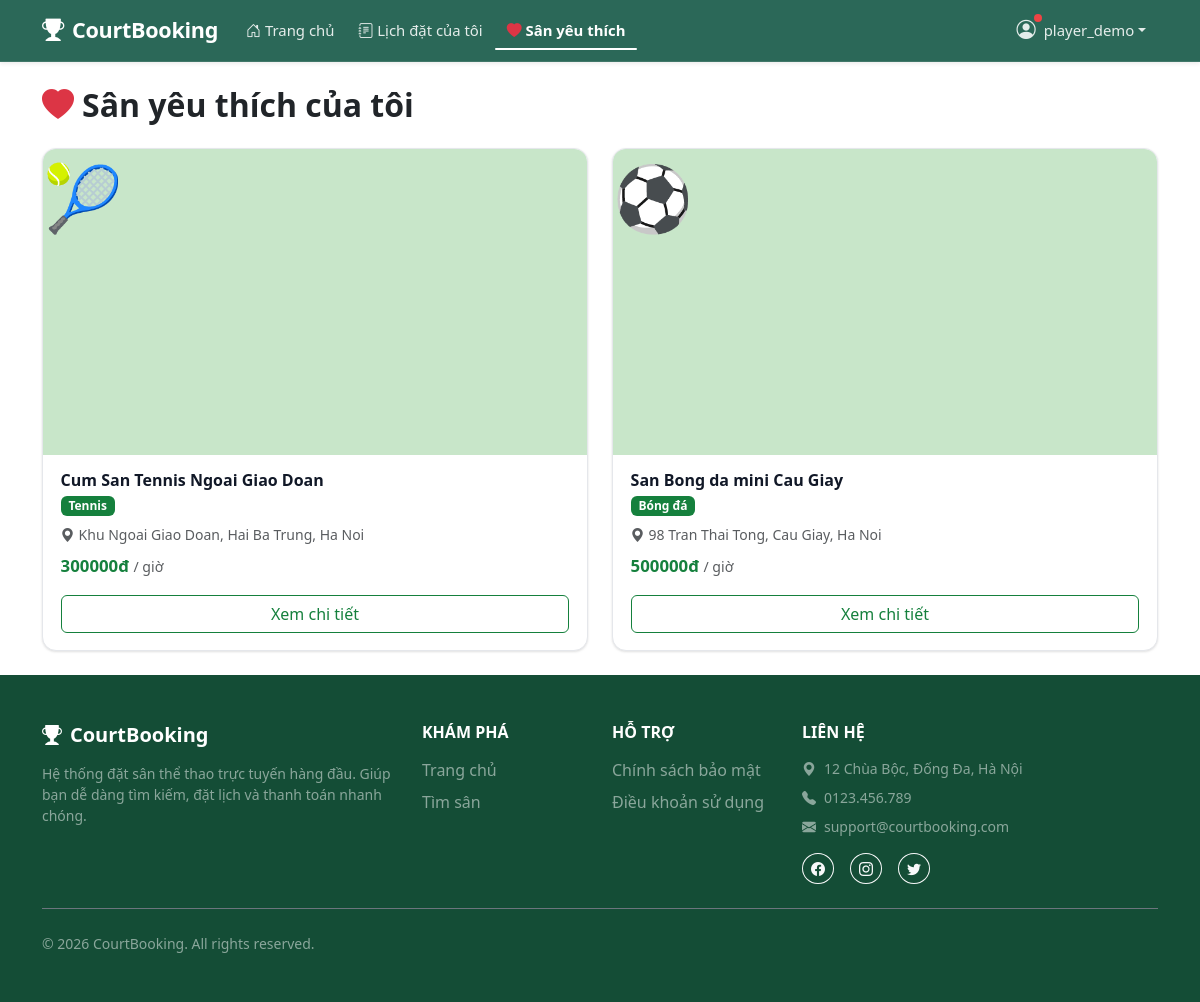
/favorites/ (signed in), run on the app's committed database.
### accounts/models.py (models this page shows, shortened)
class User(AbstractUser):
    ROLE_CHOICES = [
        ('guest',  'Khách'),
        ('player', 'Người chơi'),
        ('owner',  'Chủ sân'),
        ('admin',  'Quản trị'),
    ]
    phone = models.CharField(max_length=15, blank=True)
    role  = models.CharField(max_length=10, choices=ROLE_CHOICES, default='player')

### courts/models.py (models this page shows, shortened)
class Court(models.Model):
    COURT_TYPE_CHOICES = [
        ('badminton',  'Cầu lông'),
        ('football',   'Bóng đá'),
        ('pickleball', 'Pickleball'),
        ('basketball', 'Bóng rổ'),
        ('tennis',     'Tennis'),
    ]
    DISTRICT_CHOICES = [
        ('cau_giay',     'Cầu Giấy'),
        ('dong_da',      'Đống Đa'),
        ('hai_ba_trung', 'Hai Bà Trưng'),
        ('hoan_kiem',    'Hoàn Kiếm'),
        ('thanh_xuan',   'Thanh Xuân'),
        ('ha_dong',      'Hà Đông'),
        ('bac_tu_liem',  'Bắc Từ Liêm'),
        ('nam_tu_liem',  'Nam Từ Liêm'),
        ('khac',         'Khác'),
    ]
    name           = models.CharField(max_length=200, verbose_name='Tên sân')
    court_type     = models.CharField(max_length=20, choices=COURT_TYPE_CHOICES, verbose_name='Loại sân')
    address        = models.CharField(max_length=300, verbose_name='Địa chỉ')
    district       = models.CharField(max_length=20, choices=DISTRICT_CHOICES, default='khac',
                                      blank=True, verbose_name='Quận/Huyện')
    description    = models.TextField(blank=True, verbose_name='Mô tả')
    price_per_hour = models.DecimalField(max_digits=10, decimal_places=0, verbose_name='Giá thuê/giờ (VNĐ)')
    image          = models.ImageField(upload_to='courts/', blank=True, null=True, verbose_name='Ảnh sân')
    is_active      = models.BooleanField(default=True, verbose_name='Đang hoạt động')
    owner          = models.ForeignKey(
        settings.AUTH_USER_MODEL,
        on_delete=models.SET_NULL,
        null=True,
        blank=True,
        related_name='owned_courts',
        verbose_name='Chủ sân',
    )
    created_at     = models.DateTimeField(auto_now_add=True, verbose_name='Ngày tạo')
    class Meta:
        ordering = ['-created_at']
        verbose_name = 'Sân'
        verbose_name_plural = 'Danh sách sân'

### courts/views.py (the view)
# urls.py: path('favorites/', views.favorite_list_view, name='favorite_list'),
@login_required
def favorite_list_view(request):
    favorites    = Favorite.objects.filter(user=request.user).select_related('court')
    courts       = [fav.court for fav in favorites]
    favorited_ids = [c.id for c in courts]
    context = {
        'courts':        courts,
        'favorited_ids': favorited_ids,
    }
    return render(request, 'courts/favorite_list.html', context)

### courts/templates/courts/favorite_list.html (shortened to what this page needs)
{% extends 'base.html' %}
{% load humanize %}
{% block content %}
<div class="container my-4">
    <h2 class="fw-bold mb-4">
        <i class="bi bi-heart-fill text-danger me-2"></i>Sân yêu thích của tôi
    </h2>
    {% if courts %}
        <div class="row g-4">
            {% for court in courts %}
            <div class="col-12 col-md-6">
                <div class="court-card h-100">
                    <div class="court-img-wrap">
                        {% if court.image %}
                            <img src="{{ court.image.url }}" alt="{{ court.name }}">
                        {% else %}
                            <div class="court-img-placeholder">
                                {% if court.court_type == 'badminton' %}🏸
                                {% elif court.court_type == 'football' %}⚽
                                {% elif court.court_type == 'pickleball' %}🏓
                                {% elif court.court_type == 'basketball' %}🏀
                                {% elif court.court_type == 'tennis' %}🎾
                                {% else %}🏟️{% endif %}
                            </div>
                        {% endif %}
                        <form method="POST"
                              action="{% url 'courts:toggle_favorite' court.pk %}">
                            <button type="submit" class="court-fav-btn">
                            </button>
                        </form>
                    </div>
                    <div class="card-body d-flex flex-column">
                        <h5 class="card-title">{{ court.name }}</h5>
                        <span class="badge bg-success mb-2" style="width: fit-content;">
                            {{ court.get_court_type_display }}
                        </span>
                        <p class="text-muted small mb-2">
                            <i class="bi bi-geo-alt-fill me-1"></i>{{ court.address }}
                        </p>
                        <p class="court-price mb-3">
                            {{ court.price_per_hour|intcomma }}đ
                            <span class="text-muted fw-normal" style="font-size:.88rem;">/ giờ</span>
                        </p>
                        <a href="{% url 'courts:court_detail' court.pk %}"
                           class="btn btn-outline-success mt-auto">Xem chi tiết</a>
                    </div>
                </div>
            </div>
            {% endfor %}
        </div>
    {% else %}
        {% include 'partials/empty_state.html' with icon='bi-heart' title='Chưa có sân yêu thích' description='Bạn chưa thêm sân nào vào danh sách yêu thích.' cta_url='/' cta_text='Khám phá sân ngay' %}
    {% endif %}
</div>
{% endblock %}

### templates/partials/header.html (shortened to what this page needs)
<nav class="navbar navbar-expand-lg navbar-dark shadow-sm sticky-top" style="background-color: rgba(6, 78, 59, 0.85) !important; backdrop-filter: blur(12px); -webkit-backdrop-filter: blur(12px); border-bottom: 1px solid rgba(255, 255, 255, 0.1);">
    <div class="container">
        <a class="navbar-brand fw-bold d-flex align-items-center" href="{% url 'courts:court_list' %}">
            <i class="bi bi-trophy-fill me-2" style="font-size: 1.4rem;"></i>
            CourtBooking
        </a>
        <div class="collapse navbar-collapse" id="navbarMain">
            <ul class="navbar-nav me-auto mb-2 mb-lg-0">
                <li class="nav-item">
                    <a class="nav-link {% if request.resolver_match.view_name == 'courts:court_list' %}active-link{% endif %}" href="{% url 'courts:court_list' %}">
                        <i class="bi bi-house-door me-1"></i>Trang chủ
                    </a>
                </li>
                {% if user.is_authenticated %}
                    {% if request.session.role == 'player' %}
                    <li class="nav-item">
                        <a class="nav-link {% if request.resolver_match.view_name == 'bookings:booking_list' %}active-link{% endif %}" href="{% url 'bookings:booking_list' %}">
                            <i class="bi bi-journal-text me-1"></i>Lịch đặt của tôi
                        </a>
                    </li>
                    <li class="nav-item">
                        <a class="nav-link {% if request.resolver_match.view_name == 'courts:favorite_list' %}active-link{% endif %}" href="{% url 'courts:favorite_list' %}">
                            <i class="bi bi-heart-fill me-1 text-danger"></i>Sân yêu thích
                        </a>
                    </li>
                    {% endif %}
                {% endif %}
            </ul>
            <ul class="navbar-nav ms-auto mb-2 mb-lg-0">
                {% if user.is_authenticated %}
                    <li class="nav-item dropdown">
                        <a class="nav-link dropdown-toggle d-flex align-items-center"
                           href="#" role="button"
                           data-bs-toggle="dropdown" aria-expanded="false">
                            <span class="position-relative d-inline-block me-1">
                                <i class="bi bi-person-circle" style="font-size: 1.2rem;"></i>
                                <span class="notify-dot"></span>
                            </span>
                            {{ user.username }}
                        </a>
                    </li>
                {% endif %}
            </ul>
        </div>
    </div>
</nav>

### static/css/style.css (style rules this page uses)
:root { --primary: #15803d; --primary-dark: #0f6030; --primary-light: #dcfce7; --primary-muted: rgba(21, 128, 61, 0.06); --text-muted: #6b7280; --border: #e5e7eb; --shadow-sm: 0 1px 3px rgba(0,0,0,.08), 0 1px 2px rgba(0,0,0,.05); --shadow-md: 0 4px 12px rgba(0,0,0,.12), 0 2px 6px rgba(0,0,0,.07); --shadow-hover: 0 8px 24px rgba(0,0,0,.14), 0 4px 8px rgba(0,0,0,.08); --radius-card: 14px; --radius-img: 12px 12px 0 0; }
.card, .btn, a { transition: all 0.2s ease; }
.navbar { background-color: var(--primary) !important; box-shadow: 0 2px 8px rgba(0,0,0,.15); }
.navbar-brand { font-size: 1.35rem; letter-spacing: -.3px; }
.navbar .nav-link { color: rgba(255,255,255,.88) !important; font-size: .93rem; padding-left: .75rem !important; padding-right: .75rem !important; }
.court-card { border-radius: var(--radius-card); border: 1px solid var(--border); box-shadow: var(--shadow-sm); overflow: hidden; cursor: pointer; background: #fff; }
.court-img-wrap { position: relative; width: 100%; aspect-ratio: 16 / 9; overflow: hidden; border-radius: var(--radius-img); }
.court-img-wrap img, .court-img-wrap .court-img-placeholder { width: 100%; height: 100%; object-fit: cover; display: block; }
.court-img-placeholder { background: #c8e6c9; display: flex; align-items: center; justify-content: center; font-size: 64px; }
.court-fav-btn { position: absolute; top: 10px; right: 10px; width: 38px; height: 38px; border-radius: 50%; background: rgba(255,255,255,.92); border: none; box-shadow: 0 2px 6px rgba(0,0,0,.15); display: flex; align-items: center; justify-content: center; cursor: pointer; transition: transform 0.2s ease, background 0.2s ease; padding: 0; line-height: 1; }
.court-card .card-body { padding: 1rem 1.1rem 1.1rem; }
.court-card .card-title { font-size: 1rem; font-weight: 700; color: #111827; margin-bottom: .35rem; white-space: nowrap; overflow: hidden; text-overflow: ellipsis; }
.court-price { font-size: 1.05rem; font-weight: 700; color: var(--primary); }
.btn-outline-success { border-color: var(--primary); color: var(--primary); }
.bg-success { background-color: var(--primary) !important; }
html { scroll-behavior: smooth; }
body { animation: pageFadeIn 0.4s ease-out; }
.court-fav-btn::after { content: ''; position: absolute; inset: 0; border-radius: 50%; background: rgba(239, 68, 68, 0.3); opacity: 0; pointer-events: none; }
.navbar { transition: box-shadow 0.25s ease !important; }
.btn { transition: transform 0.15s ease, box-shadow 0.15s ease, background-color 0.2s ease, border-color 0.2s ease !important; }
.court-img-wrap { background: linear-gradient(90deg, #e2e8ec 25%, #f0f4f6 50%, #e2e8ec 75%); background-size: 200% 100%; animation: shimmer 1.6s ease-in-out infinite; }
.court-img-placeholder { position: relative; z-index: 1; animation: none; }
.court-card { transition: transform 0.3s ease, box-shadow 0.3s ease; }
.notify-dot { position: absolute; top: -2px; right: -2px; width: 8px; height: 8px; background-color: #ef4444; border-radius: 50%; animation: pulseDot 2s cubic-bezier(0.4, 0, 0.6, 1) infinite; }
.navbar-nav .nav-link { position: relative; transition: all 0.3s ease-in-out !important; display: inline-flex !important; align-items: center; }
.navbar-nav .nav-link i { margin-right: 0.25rem !important; transition: margin-right 0.3s ease-in-out !important; }
.navbar-nav .nav-link.active-link { color: #ffffff !important; font-weight: 700; }
.navbar-nav .nav-link.active-link::after { content: ''; position: absolute; bottom: 0px; left: 0; width: 100%; height: 2px; background-color: #ffffff; border-radius: 2px; transition: width 0.3s ease-in-out; }

### data on the page
User: username "player_demo"
Court: name "Cum San Tennis Ngoai Giao Doan", court_type "Tennis", address "Khu Ngoai Giao Doan, Hai Ba Trung, Ha Noi", price_per_hour "300000"
Court: name "San Bong da mini Cau Giay", court_type "Bóng đá", address "98 Tran Thai Tong, Cau Giay, Ha Noi", price_per_hour "500000"
